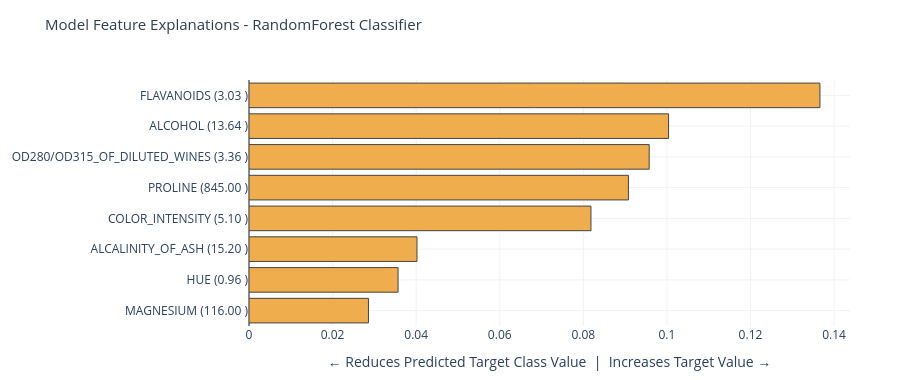
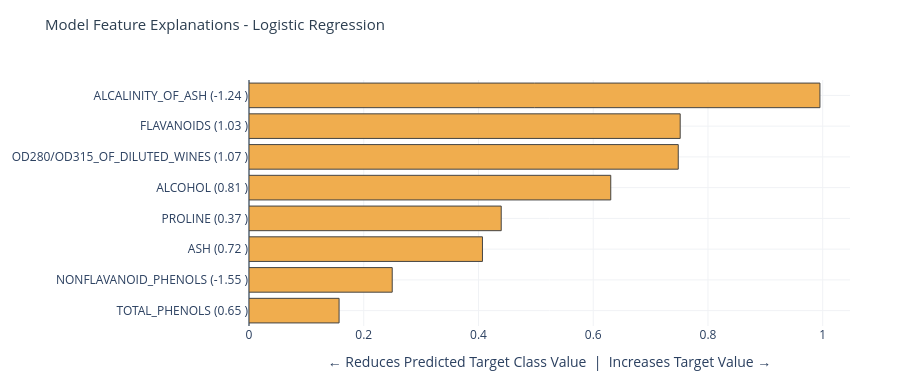
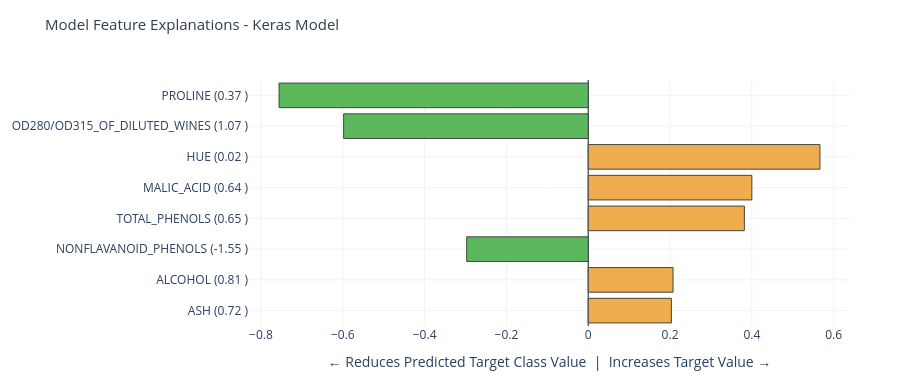

Notebook cell for these charts, in order:
### Markdown cell above
# MAIN

### Code cell
import warnings
warnings.filterwarnings("ignore")

import pandas as pd
import numpy as np
from sklearn.datasets import load_wine
from sklearn.ensemble import RandomForestClassifier
from sklearn.linear_model import LogisticRegression
from sklearn.model_selection import train_test_split
from sklearn.preprocessing import StandardScaler

import tensorflow as tf
from tensorflow.keras.models import Sequential
from tensorflow.keras.layers import Dense, Input

from shap_analyzer import analyze_with_shap

from expert_system import (
    generate_arabic_medical_report,
    classify_features_clinical,
    displaychart,
    display_interactiveChart
)

def main():
    data = load_wine(as_frame=True)
    X, y = data.data, data.target
    class_names = list(data.target_names)
    
    X_train, X_test, y_train, y_test = train_test_split(
        X, y, test_size=0.2, random_state=42
    )
    
    scaler = StandardScaler()
    X_train_scaled = pd.DataFrame(scaler.fit_transform(X_train), columns=X.columns)
    X_test_scaled = pd.DataFrame(scaler.transform(X_test), columns=X.columns)
    sample_idx = 0

    patient_context = {
        "age": 67,
        "gender": "male",
        "comorbidities": ["diabetes"]
    }

    print("==================================================")
    print("1. Tree-Based Model (RandomForestClassifier)")
    print("==================================================")
    model_tree = RandomForestClassifier(n_estimators=100, random_state=42)
    model_tree.fit(X_train, y_train)
    
    shap_dict, sample_dict, pred = analyze_with_shap(
        model_tree, X_train, X_test.iloc[[sample_idx]]
    )
    report_tree = generate_arabic_medical_report(
        shap_dict, sample_dict, pred, 
        patient_context=patient_context, 
        class_names=class_names
    )
    print(report_tree)
    print("\n[Generating Charts for RandomForestClassifier...]")
    classified_tree = classify_features_clinical(shap_dict, sample_dict, patient_context)
    displaychart(classified_tree, "RandomForest Classifier")
    display_interactiveChart(classified_tree, "RandomForest Classifier")

    print("\n" + "==================================================")
    print("2. Linear Model (Logistic Regression)")
    print("==================================================")
    model_gen = LogisticRegression(max_iter=1000)
    model_gen.fit(X_train_scaled, y_train)
    
    shap_dict, sample_dict, pred = analyze_with_shap(
        model_gen, X_train_scaled, X_test_scaled.iloc[[sample_idx]]
    )
    report_linear = generate_arabic_medical_report(
        shap_dict, sample_dict, pred, 
        patient_context=patient_context, 
        class_names=class_names
    )
    print(report_linear)
    print("\n[Generating Charts for Logistic Regression...]")
    classified_linear = classify_features_clinical(shap_dict, sample_dict, patient_context)
    displaychart(classified_linear, "Logistic Regression")
    display_interactiveChart(classified_linear, "Logistic Regression")

    print("\n" + "==================================================")
    print("3. Deep Learning Model (Keras)")
    print("==================================================")
    model_dl = Sequential([
        Input(shape=(X_train.shape[1],)),
        Dense(16, activation='relu'),
        Dense(3, activation='softmax')
    ])
    model_dl.compile(optimizer='adam', loss='sparse_categorical_crossentropy')
    model_dl.fit(X_train_scaled, y_train, epochs=10, verbose=0)
    
    raw_keras_predict = model_dl.predict
    
    def dl_predict_wrapper(x, **kwargs):
        preds = raw_keras_predict(x, verbose=0)
        return np.argmax(preds, axis=1)
    
    model_dl.predict = dl_predict_wrapper
    model_dl.predict_proba = raw_keras_predict
    
    shap_dict, sample_dict, pred = analyze_with_shap(
        model_dl, X_train_scaled, X_test_scaled.iloc[[sample_idx]]
    )
    report_dl = generate_arabic_medical_report(
        shap_dict, sample_dict, pred, 
        patient_context=patient_context, 
        class_names=class_names
    )
    print(report_dl)
    
    print("\n[Generating Charts for Keras Deep Learning Model...]")
    classified_dl = classify_features_clinical(shap_dict, sample_dict, patient_context)
    displaychart(classified_dl, "Keras Model")
    display_interactiveChart(classified_dl, "Keras Model")
    print("==================================================")

if __name__ == "__main__":
    main()

### Figure 1 — Plotly figure (JSON) as saved in the notebook; plotly's stock layout.template omitted (floating-point values rounded to 4 significant figures)
{"data": [{"hoverinfo": "text", "hovertext": ["<b>Parameter:</b> MAGNESIUM<br><b>Value:</b> 116.00 <br><b>Clinical Status:</b> Normal<br><b>Reference Bound:</b> N/A<br><b>Impact Value:</b> 0.0286", "<b>Parameter:</b> HUE<br><b>Value:</b> 0.96 <br><b>Clinical Status:</b> Normal<br><b>Reference Bound:</b> N/A<br><b>Impact Value:</b> 0.0357", "<b>Parameter:</b> ALCALINITY_OF_ASH<br><b>Value:</b> 15.20 <br><b>Clinical Status:</b> Normal<br><b>Reference Bound:</b> N/A<br><b>Impact Value:</b> 0.0402", "<b>Parameter:</b> COLOR_INTENSITY<br><b>Value:</b> 5.10 <br><b>Clinical Status:</b> Normal<br><b>Reference Bound:</b> N/A<br><b>Impact Value:</b> 0.0818", "<b>Parameter:</b> PROLINE<br><b>Value:</b> 845.00 <br><b>Clinical Status:</b> Normal<br><b>Reference Bound:</b> N/A<br><b>Impact Value:</b> 0.0908", "<b>Parameter:</b> OD280/OD315_OF_DILUTED_WINES<br><b>Value:</b> 3.36 <br><b>Clinical Status:</b> Normal<br><b>Reference Bound:</b> N/A<br><b>Impact Value:</b> 0.0958", "<b>Parameter:</b> ALCOHOL<br><b>Value:</b> 13.64 <br><b>Clinical Status:</b> Normal<br><b>Reference Bound:</b> N/A<br><b>Impact Value:</b> 0.1004", "<b>Parameter:</b> FLAVANOIDS<br><b>Value:</b> 3.03 <br><b>Clinical Status:</b> Normal<br><b>Reference Bound:</b> N/A<br><b>Impact Value:</b> 0.1366"], "marker": {"color": ["#f0ad4e", "#f0ad4e", "#f0ad4e", "#f0ad4e", "#f0ad4e", "#f0ad4e", "#f0ad4e", "#f0ad4e"], "line": {"color": "#444444", "width": 1}}, "orientation": "h", "type": "bar", "x": [0.02859, 0.03567, 0.0402, 0.08183, 0.09079, 0.09576, 0.1004, 0.1366], "y": ["MAGNESIUM (116.00 )", "HUE (0.96 )", "ALCALINITY_OF_ASH (15.20 )", "COLOR_INTENSITY (5.10 )", "PROLINE (845.00 )", "OD280/OD315_OF_DILUTED_WINES (3.36 )", "ALCOHOL (13.64 )", "FLAVANOIDS (3.03 )"]}], "layout": {"height": 380, "margin": {"b": 50, "l": 150, "r": 50, "t": 80}, "paper_bgcolor": "#ffffff", "plot_bgcolor": "#ffffff", "showlegend": false, "title": {"font": {"color": "#2c3e50", "size": 15}, "text": "Model Feature Explanations - RandomForest Classifier", "x": 0.05, "y": 0.95}, "xaxis": {"gridcolor": "#f0f2f5", "title": {"text": "← Reduces Predicted Target Class Value  |  Increases Target Value →"}, "zeroline": true, "zerolinecolor": "#2c3e50", "zerolinewidth": 1.2}, "yaxis": {"gridcolor": "#f0f2f5"}}}

### Figure 2 — Plotly figure (JSON) as saved in the notebook; plotly's stock layout.template omitted (floating-point values rounded to 4 significant figures)
{"data": [{"hoverinfo": "text", "hovertext": ["<b>Parameter:</b> TOTAL_PHENOLS<br><b>Value:</b> 0.65 <br><b>Clinical Status:</b> Normal<br><b>Reference Bound:</b> N/A<br><b>Impact Value:</b> 0.1570", "<b>Parameter:</b> NONFLAVANOID_PHENOLS<br><b>Value:</b> -1.55 <br><b>Clinical Status:</b> Normal<br><b>Reference Bound:</b> N/A<br><b>Impact Value:</b> 0.2496", "<b>Parameter:</b> ASH<br><b>Value:</b> 0.72 <br><b>Clinical Status:</b> Normal<br><b>Reference Bound:</b> N/A<br><b>Impact Value:</b> 0.4069", "<b>Parameter:</b> PROLINE<br><b>Value:</b> 0.37 <br><b>Clinical Status:</b> Normal<br><b>Reference Bound:</b> N/A<br><b>Impact Value:</b> 0.4396", "<b>Parameter:</b> ALCOHOL<br><b>Value:</b> 0.81 <br><b>Clinical Status:</b> Normal<br><b>Reference Bound:</b> N/A<br><b>Impact Value:</b> 0.6305", "<b>Parameter:</b> OD280/OD315_OF_DILUTED_WINES<br><b>Value:</b> 1.07 <br><b>Clinical Status:</b> Normal<br><b>Reference Bound:</b> N/A<br><b>Impact Value:</b> 0.7482", "<b>Parameter:</b> FLAVANOIDS<br><b>Value:</b> 1.03 <br><b>Clinical Status:</b> Normal<br><b>Reference Bound:</b> N/A<br><b>Impact Value:</b> 0.7516", "<b>Parameter:</b> ALCALINITY_OF_ASH<br><b>Value:</b> -1.24 <br><b>Clinical Status:</b> Normal<br><b>Reference Bound:</b> N/A<br><b>Impact Value:</b> 0.9952"], "marker": {"color": ["#f0ad4e", "#f0ad4e", "#f0ad4e", "#f0ad4e", "#f0ad4e", "#f0ad4e", "#f0ad4e", "#f0ad4e"], "line": {"color": "#444444", "width": 1}}, "orientation": "h", "type": "bar", "x": [0.157, 0.2496, 0.4069, 0.4396, 0.6305, 0.7482, 0.7516, 0.9952], "y": ["TOTAL_PHENOLS (0.65 )", "NONFLAVANOID_PHENOLS (-1.55 )", "ASH (0.72 )", "PROLINE (0.37 )", "ALCOHOL (0.81 )", "OD280/OD315_OF_DILUTED_WINES (1.07 )", "FLAVANOIDS (1.03 )", "ALCALINITY_OF_ASH (-1.24 )"]}], "layout": {"height": 380, "margin": {"b": 50, "l": 150, "r": 50, "t": 80}, "paper_bgcolor": "#ffffff", "plot_bgcolor": "#ffffff", "showlegend": false, "title": {"font": {"color": "#2c3e50", "size": 15}, "text": "Model Feature Explanations - Logistic Regression", "x": 0.05, "y": 0.95}, "xaxis": {"gridcolor": "#f0f2f5", "title": {"text": "← Reduces Predicted Target Class Value  |  Increases Target Value →"}, "zeroline": true, "zerolinecolor": "#2c3e50", "zerolinewidth": 1.2}, "yaxis": {"gridcolor": "#f0f2f5"}}}

### Figure 3 — Plotly figure (JSON) as saved in the notebook; plotly's stock layout.template omitted (floating-point values rounded to 4 significant figures)
{"data": [{"hoverinfo": "text", "hovertext": ["<b>Parameter:</b> ASH<br><b>Value:</b> 0.72 <br><b>Clinical Status:</b> Normal<br><b>Reference Bound:</b> N/A<br><b>Impact Value:</b> 0.2033", "<b>Parameter:</b> ALCOHOL<br><b>Value:</b> 0.81 <br><b>Clinical Status:</b> Normal<br><b>Reference Bound:</b> N/A<br><b>Impact Value:</b> 0.2074", "<b>Parameter:</b> NONFLAVANOID_PHENOLS<br><b>Value:</b> -1.55 <br><b>Clinical Status:</b> Normal<br><b>Reference Bound:</b> N/A<br><b>Impact Value:</b> -0.2971", "<b>Parameter:</b> TOTAL_PHENOLS<br><b>Value:</b> 0.65 <br><b>Clinical Status:</b> Normal<br><b>Reference Bound:</b> N/A<br><b>Impact Value:</b> 0.3817", "<b>Parameter:</b> MALIC_ACID<br><b>Value:</b> 0.64 <br><b>Clinical Status:</b> Normal<br><b>Reference Bound:</b> N/A<br><b>Impact Value:</b> 0.4000", "<b>Parameter:</b> HUE<br><b>Value:</b> 0.02 <br><b>Clinical Status:</b> Normal<br><b>Reference Bound:</b> N/A<br><b>Impact Value:</b> 0.5665", "<b>Parameter:</b> OD280/OD315_OF_DILUTED_WINES<br><b>Value:</b> 1.07 <br><b>Clinical Status:</b> Normal<br><b>Reference Bound:</b> N/A<br><b>Impact Value:</b> -0.5980", "<b>Parameter:</b> PROLINE<br><b>Value:</b> 0.37 <br><b>Clinical Status:</b> Normal<br><b>Reference Bound:</b> N/A<br><b>Impact Value:</b> -0.7559"], "marker": {"color": ["#f0ad4e", "#f0ad4e", "#5cb85c", "#f0ad4e", "#f0ad4e", "#f0ad4e", "#5cb85c", "#5cb85c"], "line": {"color": "#444444", "width": 1}}, "orientation": "h", "type": "bar", "x": [0.2033, 0.2074, -0.2971, 0.3817, 0.4, 0.5665, -0.598, -0.7559], "y": ["ASH (0.72 )", "ALCOHOL (0.81 )", "NONFLAVANOID_PHENOLS (-1.55 )", "TOTAL_PHENOLS (0.65 )", "MALIC_ACID (0.64 )", "HUE (0.02 )", "OD280/OD315_OF_DILUTED_WINES (1.07 )", "PROLINE (0.37 )"]}], "layout": {"height": 380, "margin": {"b": 50, "l": 150, "r": 50, "t": 80}, "paper_bgcolor": "#ffffff", "plot_bgcolor": "#ffffff", "showlegend": false, "title": {"font": {"color": "#2c3e50", "size": 15}, "text": "Model Feature Explanations - Keras Model", "x": 0.05, "y": 0.95}, "xaxis": {"gridcolor": "#f0f2f5", "title": {"text": "← Reduces Predicted Target Class Value  |  Increases Target Value →"}, "zeroline": true, "zerolinecolor": "#2c3e50", "zerolinewidth": 1.2}, "yaxis": {"gridcolor": "#f0f2f5"}}}
